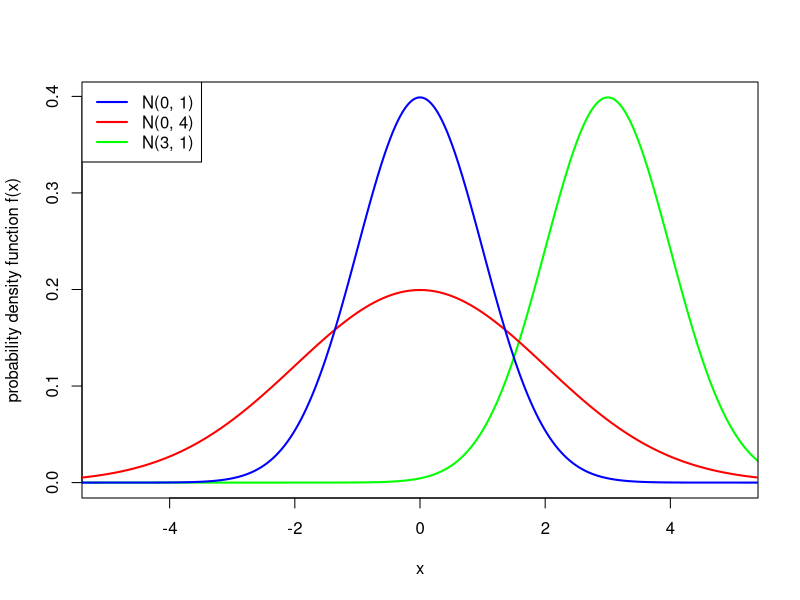
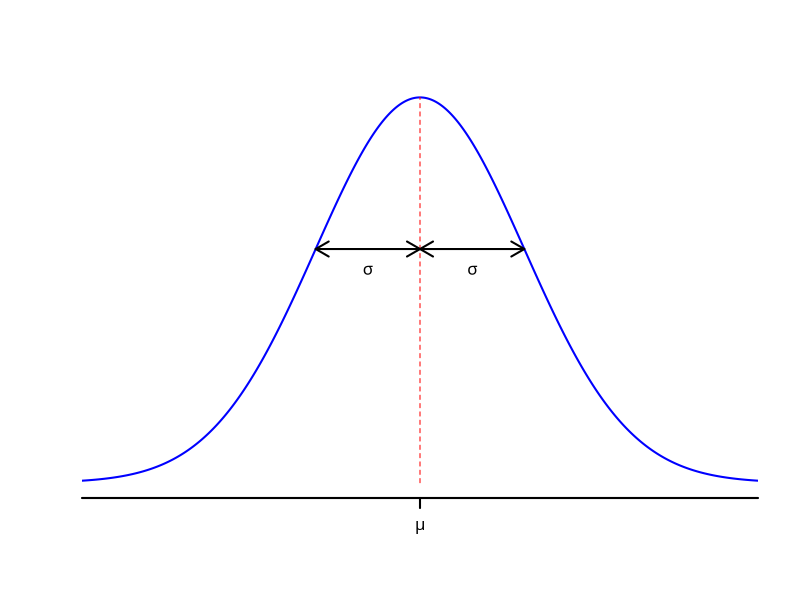
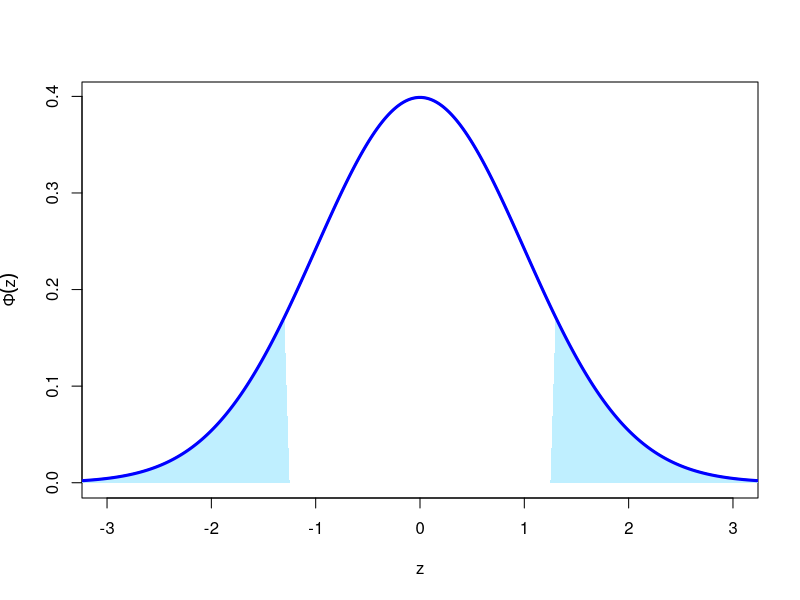

Recreate these plots in R, in order.
## ---- chunk 1
curve(dnorm(x, 3, 1), type = "l", n = 1001, lwd = 2, col = "green", from = -6, to = 6, xlim = c(-5, 5), ylab = "probability density function f(x)")
curve(dnorm(x, 0, 2), type = "l", n = 1001, lwd = 2, col = "red", from = -6, to = 6, add = TRUE)
curve(dnorm(x, 0, 1), type = "l", n = 1001, lwd = 2, col = "blue", from = -6, to = 6, add = TRUE)
legend("topleft", c("N(0, 1)", "N(0, 4)", "N(3, 1)"), col = c("blue", "red", "green"), lwd = 2)
## ---- chunk 2
curve(dnorm(x, 0, 1), type = "l", n = 1001, lwd = 2, col = "blue", from = -4, to = 4, xlab = "", ylab = "", xlim = c(-3, 3), axes = FALSE)
axis(1, at = c(-4,0,4), labels = c("",expression(mu),""), lwd = 2)
arrows(0, 0, 0, 1/sqrt(2*pi), code = 0, lty = 2, col = "red")
arrows(-1, exp(-1/2)/sqrt(2*pi), 0, exp(-1/2)/sqrt(2*pi), length = 0.15, code = 3, lwd = 2)
arrows(0, exp(-1/2)/sqrt(2*pi), 1, exp(-1/2)/sqrt(2*pi), length = 0.15, code = 3, lwd = 2)
text(-0.5, 0.22, expression(sigma))
text( 0.5, 0.22, expression(sigma))
## ---- chunk 3
pnorm(8.1, 8, 0.04)
## ---- chunk 4
pnorm(1.45, 0, 1)
## ---- chunk 5
pnorm(1.45)
## ---- chunk 6
pnorm(0.33, lower.tail = FALSE)
## ---- chunk 7
1 - pnorm(0.33)
## ---- chunk 8
mu <- 8
sigma <- 0.04
pnorm(8.05, mu, sigma) - pnorm(7.95, mu, sigma)
## ---- chunk 9
mu <- 8
sigma <- 0.04
c(qnorm(0.0005, mu, sigma), qnorm(0.9995, mu, sigma))
## ---- chunk 10
curve(dnorm, from = -4, to = 4, n = 1001, xlim = c(-3, 3), lwd = 2, col = "blue", xlab = "z", ylab = expression(Phi(z)))

rng <- seq(-3.5, -1.25, by = 0.1)
xpol <- c(-3.5, rng, -1.25)
ypol <- c(0, dnorm(rng), 0)
polygon(xpol, ypol, col = "lightblue1", border = NA)

rng <- seq(3.5, 1.25, by = -0.1)
xpol <- c(3.5, rng, 1.25)
ypol <- c(0, dnorm(rng), 0)
polygon(xpol, ypol, col = "lightblue1", border = NA)

curve(dnorm, from = -4, to = 4, n = 1001, lwd = 3, col = "blue", add = TRUE)
